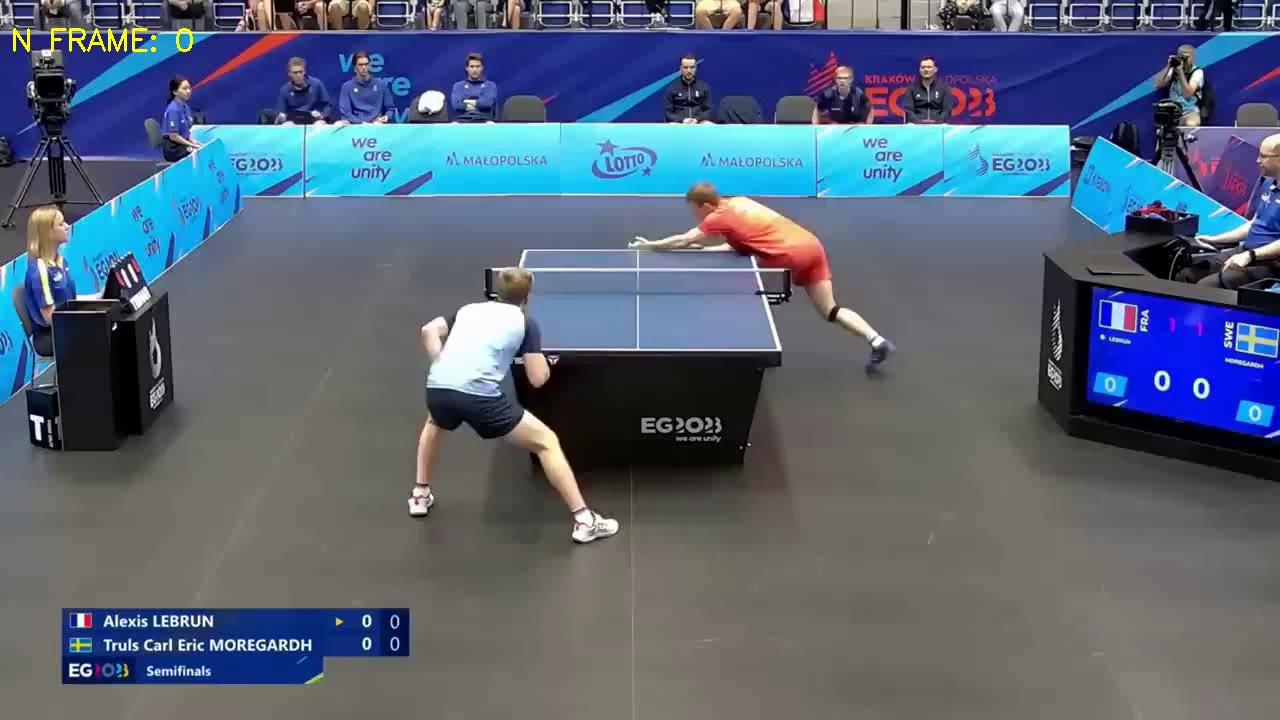
#> input picture samples/frame1.jpg, 1280 x 720 px
$ python -i peak.py   (imports and definitions only)
#> lines starting #> are read from the running program, lines starting #| are printed output that depends on the picture
import os
import cv2
import numpy as np

from ntt.videos.io import get_writer_fourcc


# [66 lines left out: function _write_peak_clip, not called in this run]


def detect_peak_video(
    input_path,
    video_name_in,
    output_path,
    video_name_out,
    xa,
    xb,
    ya,
    yb,
    seuil=200,
    frame_begin=0,
    frame_end=-1,
    nb_frame=-1,
    afficher_anime=True,
    afficher_hist=False,
    write_video=True,
    clip_before_seconds=1.0,
    clip_after_seconds=1.0,
):
#> called with input_path = '.', video_name_in = '../../../samples/frame1.jpg', output_path = '.', video_name_out = 'output_peak.avi', xa = 0, xb = 1280, ya = 0, yb = 720
    video_link = os.path.join(input_path, video_name_in)
    video_file_out = os.path.join(output_path, video_name_out)
    cap = cv2.VideoCapture(video_link)  # read video
    if not cap.isOpened():
        raise ValueError(f"Could not open input video: {video_link}")
    cap.set(cv2.CAP_PROP_POS_FRAMES, int(frame_begin))  # go to first frame
    rep = []  # optimizable by preallocation
    gray_values = []
    i = 0
    fps = cap.get(cv2.CAP_PROP_FPS)
    if isinstance(nb_frame, bool):
        nb_frame = -1

    while cap.isOpened():
        ret, frame = cap.read()
#> frame is the input picture: shape (720, 1280, 3); mean B, G, R 119.3, 100.5, 87.6
        if not ret:
            print("Can't receive frame (stream end?). Exiting ...")
            break
        gray = cv2.cvtColor(frame[ya:yb, xa:xb], cv2.COLOR_BGR2GRAY)
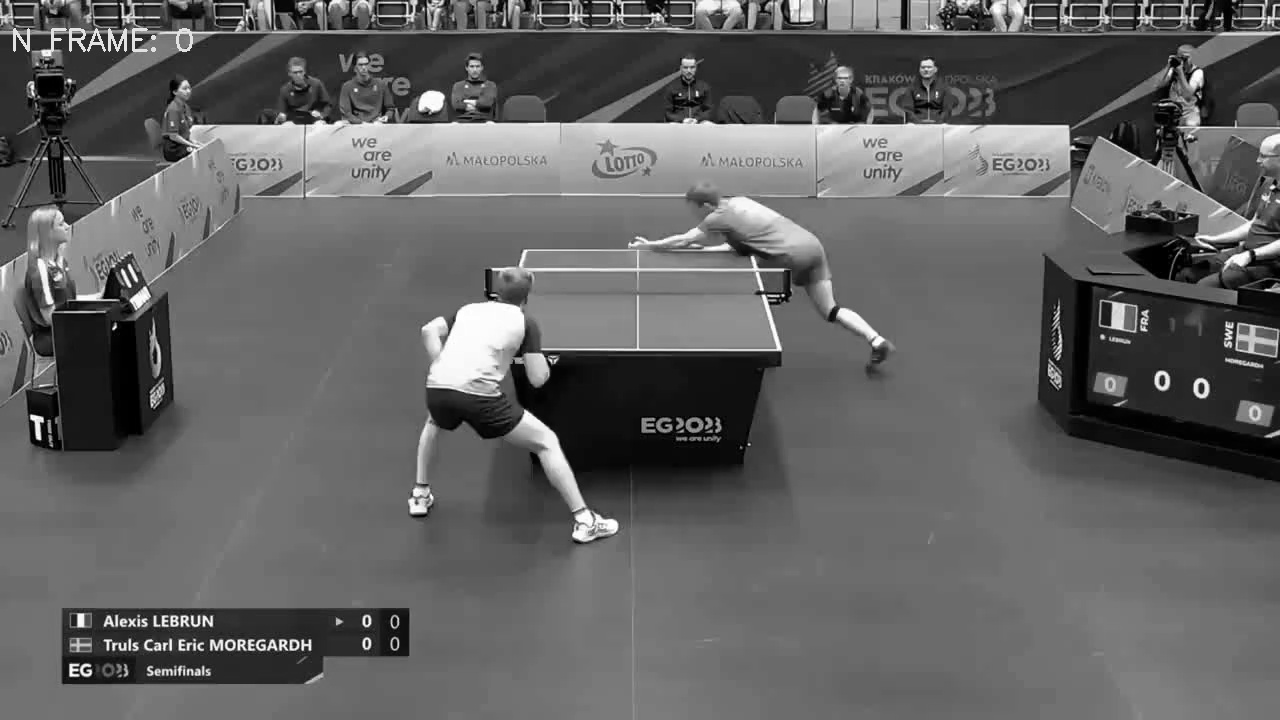
#> gray: shape (720, 1280); min 0, max 255, mean 98.8
        rep.append(np.sum(gray > seuil))
        gray_values.append(np.mean(gray))

        if afficher_anime:
            cv2.putText(
                gray,
                f"{i+frame_begin}",
                (7, 7),
                cv2.FONT_HERSHEY_SIMPLEX,
                0.3,
                (255, 255, 255),
            )
            cv2.imshow("f", gray)
            if cv2.waitKey(1) == ord("q"):
                break

        if i == nb_frame or (frame_end != -1 and i + frame_begin >= frame_end):
            break

        i += 1

    if afficher_hist:
        import matplotlib.pyplot as plt

        plt.figure(figsize=(12, 5))
        plt.subplot(1, 2, 1)
        plt.plot(rep)
        plt.xlabel("Frame")
        plt.ylabel("Sum")
        plt.title("Histogram of Sum Values")
        plt.axvline(np.argmax(rep), color="red", linestyle="--")  # Vertical red line

        plt.subplot(1, 2, 2)
        plt.plot(gray_values, color="gray")
        plt.xlabel("Frame")
        plt.ylabel("Gray Value")
        plt.title("Gray Value over Frames")
        plt.axvline(np.argmax(rep), color="red", linestyle="--")  # Vertical red line

        plt.tight_layout()
        plt.show()

    cap.release()
    peak_frame = int(np.argmax(rep) + frame_begin)

    if write_video:
        _write_peak_clip(
            video_link,
            video_file_out,
            fps,
            peak_frame,
            xa,
            xb,
            ya,
            yb,
            frame_begin,
            clip_before_seconds,
            clip_after_seconds,
        )

    return peak_frame


# applies the function to be more compliant with the generate_peak_video function
def detect_peak_in_video(file_path):

    # get the videos dimensions
    cap = cv2.VideoCapture(file_path)
    if not cap.isOpened():
        print("Error: Could not open video.")
        return
    width = int(cap.get(cv2.CAP_PROP_FRAME_WIDTH))
    height = int(cap.get(cv2.CAP_PROP_FRAME_HEIGHT))
    cap.release()

    # call the detect_peak_video function
    return detect_peak_video(
        input_path=".",
        video_name_in=file_path,
        output_path=".",
        video_name_out="output_peak.avi",
        xa=0,
        xb=width,
        ya=0,
        yb=height,
        seuil=250,
        frame_begin=0,
        frame_end=-1,
        nb_frame=-1,
        afficher_anime=False,
        afficher_hist=False,
        write_video=False,
    )

>>> result = detect_peak_in_video('../../../samples/frame1.jpg')

$ run again, on samples/frame2.jpg
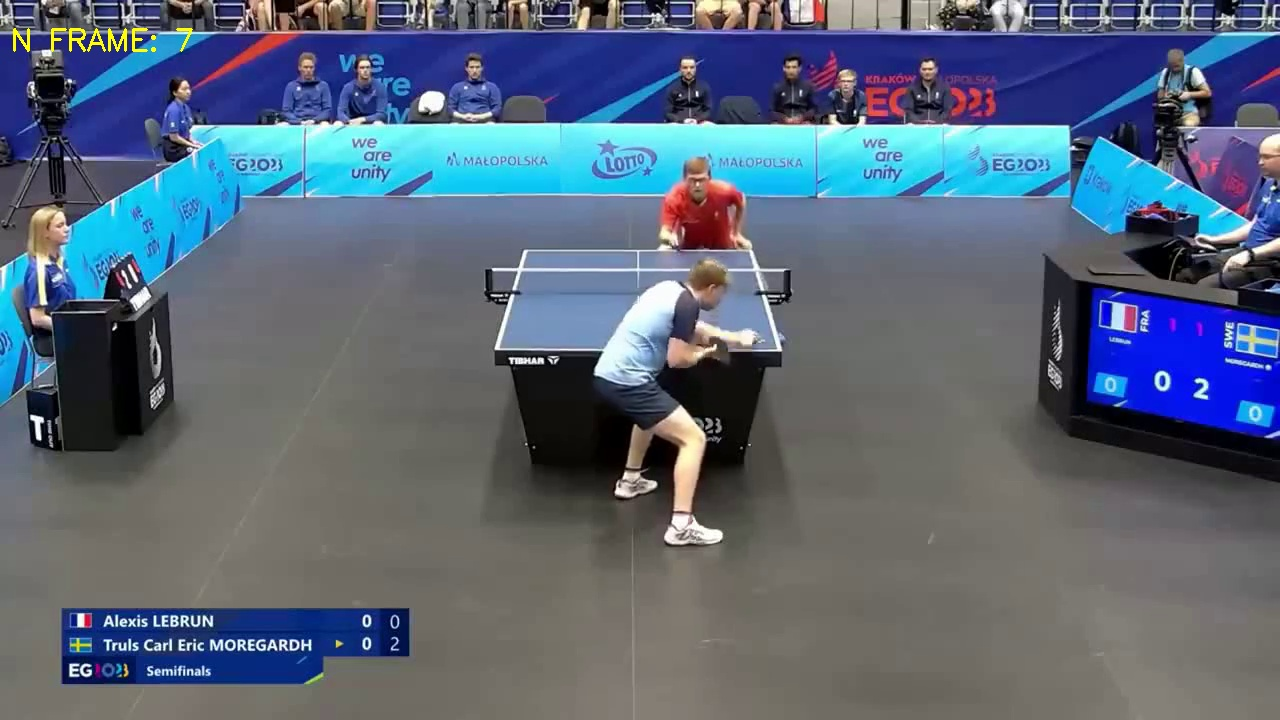
#> input picture samples/frame2.jpg, 1280 x 720 px
#> in detect_peak_video, frame is the input picture: shape (720, 1280, 3); mean B, G, R 120.9, 102.7, 89.3
#> in detect_peak_video, `gray = cv2.cvtColor(frame[ya:yb, xa:xb], cv2.COLOR_BGR2GRAY)`:
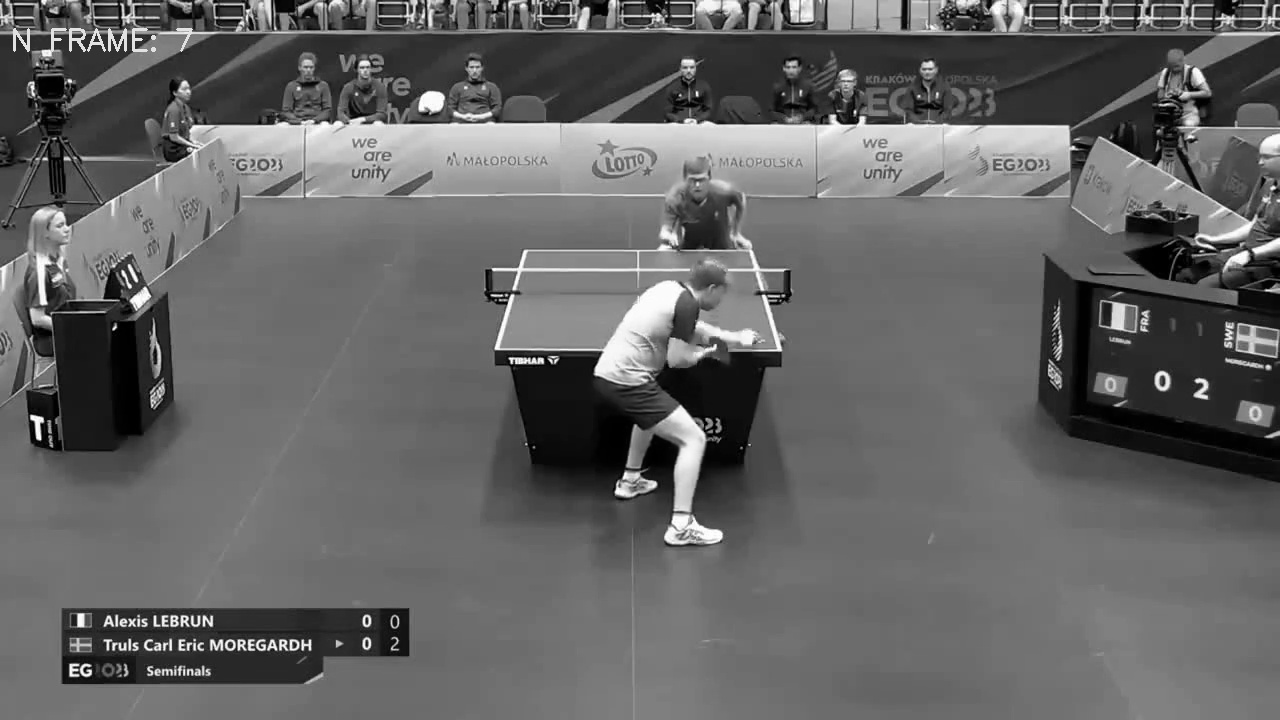
#> gray: shape (720, 1280); min 0, max 255, mean 100.7
